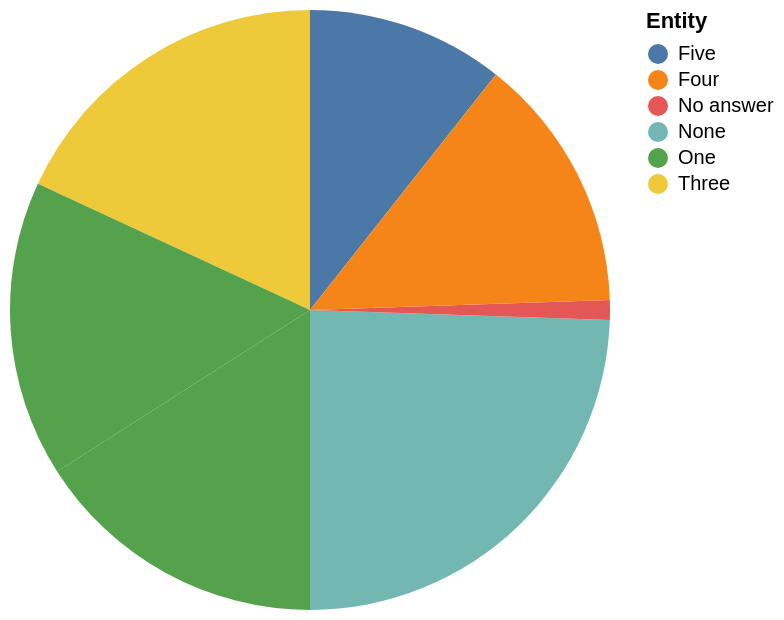

The Vega-Lite source for this figure:
### Vega-Lite specification from a JSON file in a GitHub repository (floating-point values rounded to 4 significant figures)
{"$schema": "https://vega.github.io/schema/vega-lite/v5.json", "description": "Pie chart auto-generated from CSV", "data": {"values": [{"Entity": "Five", "Value": "10.0"}, {"Entity": "None", "Value": "23.0"}, {"Entity": "Three", "Value": "17.0"}, {"Entity": "One", "Value": "15.0"}, {"Entity": "One", "Value": "15.0"}, {"Entity": "nan", "Value": "nan"}, {"Entity": "No answer", "Value": "1.0"}, {"Entity": "Four", "Value": "13.0"}]}, "mark": "arc", "encoding": {"theta": {"field": "Value", "type": "quantitative"}, "color": {"field": "Entity", "type": "nominal"}}}
